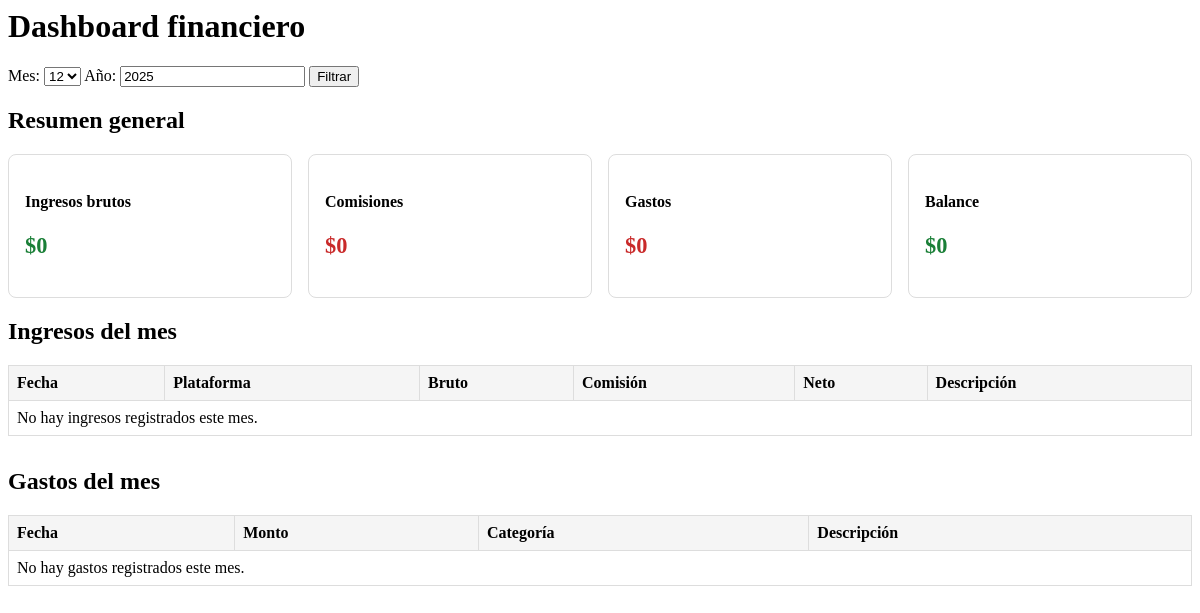
Before: / (signed in) with the older database file.
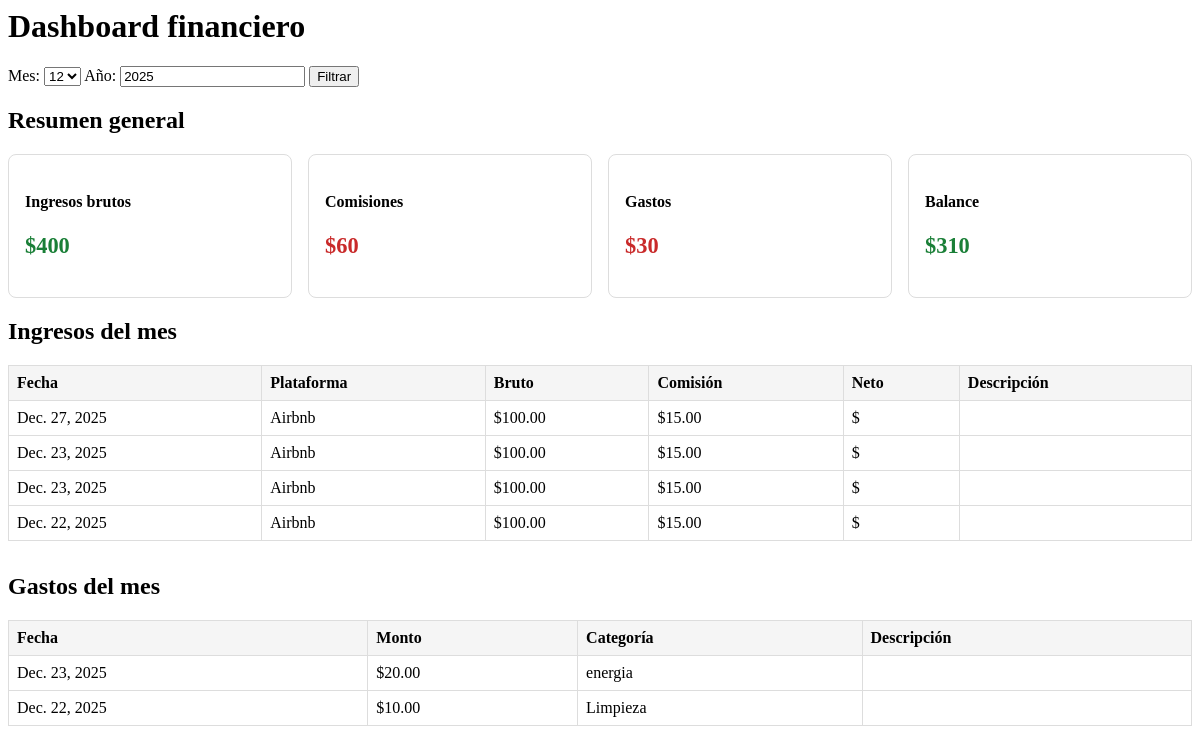
After: the same page with the newer database file.
### core/models.py (models this page shows, shortened)
class Ingreso(models.Model):
    propiedad = models.ForeignKey(Propiedad, on_delete=models.CASCADE)
    monto_bruto = models.DecimalField(max_digits=10, decimal_places=2)
    comision = models.DecimalField(max_digits=10, decimal_places=2)
    descripcion = models.CharField(max_length=255, blank=True)
    fecha = models.DateField()
    plataforma = models.CharField(max_length=50)
    creado_por = models.ForeignKey(User, on_delete=models.CASCADE)
    creado_en = models.DateTimeField(auto_now_add=True)

class Gasto(models.Model):
    propiedad = models.ForeignKey(Propiedad, on_delete=models.CASCADE)
    monto = models.DecimalField(max_digits=10, decimal_places=2)
    categoria = models.CharField(max_length=100)
    fecha = models.DateField()
    creado_por = models.ForeignKey(
        User,
        on_delete=models.CASCADE,
        related_name="gastos"
    )
    creado_en = models.DateTimeField(auto_now_add=True)

### core/views.py (the view)
# urls.py: path("", views.dashboard, name="dashboard"),
@login_required
def dashboard(request):
    hoy = date.today()
    mes = int(request.GET.get("mes", hoy.month))
    anio = int(request.GET.get("anio", hoy.year))
    meses = list(range(1, 13))
    ingresos_qs = Ingreso.objects.filter(
        fecha__month=mes,
        fecha__year=anio
    )
    gastos_qs = Gasto.objects.filter(
        fecha__month=mes,
        fecha__year=anio
    )
    total_ingresos = ingresos_qs.aggregate(
        total=Sum("monto_bruto")
    )["total"] or 0
    total_comisiones = ingresos_qs.aggregate(
        total=Sum("comision")
    )["total"] or 0
    total_gastos = gastos_qs.aggregate(
        total=Sum("monto")
    )["total"] or 0
    balance = total_ingresos - total_comisiones - total_gastos
    ingresos = ingresos_qs.order_by("-fecha")
    gastos = gastos_qs.order_by("-fecha")
    context = {
        "mes": mes,
        "anio": anio,
        "total_ingresos": total_ingresos,
        "total_comisiones": total_comisiones,
        "total_gastos": total_gastos,
        "balance": balance,
        "meses": meses,
        "ingresos": ingresos,
        "gastos": gastos,
    }
    return render(request, "core/dashboard.html", context)

### core/templates/core/dashboard.html
{% load static %}
<link rel="stylesheet" href="{% static 'core/styles.css' %}">
<h1>Dashboard financiero</h1>
<form method="get" class="filtros">
    <label>Mes:</label>
<select name="mes">
    {% for m in meses %}
        <option value="{{ m }}"
            {% if mes == m %}selected{% endif %}>
            {{ m }}
        </option>
    {% endfor %}
</select>
    <label>Año:</label>
    <input type="number" name="anio" value="{{ anio }}" min="2020">
    <button type="submit">Filtrar</button>
</form>
<section class="resumen-general">
    <h2>Resumen general</h2>
    <div class="resumen-cards">
        <div class="card">
            <h4>Ingresos brutos</h4>
            <p class="monto positivo">
                ${{ total_ingresos }}
            </p>
        </div>
        <div class="card">
            <h4>Comisiones</h4>
            <p class="monto negativo">
                ${{ total_comisiones }}
            </p>
        </div>
        <div class="card">
            <h4>Gastos</h4>
            <p class="monto negativo">
                ${{ total_gastos }}
            </p>
        </div>
        <div class="card">
            <h4>Balance</h4>
            <p class="monto {% if balance >= 0 %}positivo{% else %}negativo{% endif %}">
                ${{ balance }}
            </p>
        </div>
    </div>
</section>
<h2>Ingresos del mes</h2>
<table class="tabla">
    <thead>
        <tr>
            <th>Fecha</th>
            <th>Plataforma</th>
            <th>Bruto</th>
            <th>Comisión</th>
            <th>Neto</th>
            <th>Descripción</th>
        </tr>
    </thead>
    <tbody>
        {% for ingreso in ingresos %}
        <tr>
            <td>{{ ingreso.fecha }}</td>
            <td>{{ ingreso.plataforma }}</td>
            <td>${{ ingreso.monto_bruto }}</td>
            <td>${{ ingreso.comision }}</td>
            <td>
                ${{ ingreso.monto_bruto|floatformat:2|add:"-"|add:ingreso.comision }}
            </td>
            <td>{{ ingreso.descripcion }}</td>
        </tr>
        {% empty %}
        <tr>
            <td colspan="6">No hay ingresos registrados este mes.</td>
        </tr>
        {% endfor %}
    </tbody>
</table>
<h2>Gastos del mes</h2>
<table class="tabla">
    <thead>
        <tr>
            <th>Fecha</th>
            <th>Monto</th>
            <th>Categoría</th>
            <th>Descripción</th>
        </tr>
    </thead>
    <tbody>
        {% for gasto in gastos %}
        <tr>
            <td>{{ gasto.fecha }}</td>
            <td>${{ gasto.monto }}</td>
            <td>{{ gasto.categoria }}</td>
            <td>{{ gasto.descripcion }}</td>
        </tr>
        {% empty %}
        <tr>
            <td colspan="4">No hay gastos registrados este mes.</td>
        </tr>
        {% endfor %}
    </tbody>
</table>

Changed rows visible on the page:
added Ingreso: fecha "Dec. 27, 2025", plataforma "Airbnb", monto_bruto "100.00", comision "15.00"
added Ingreso: fecha "Dec. 23, 2025", plataforma "Airbnb", monto_bruto "100.00", comision "15.00"
added Ingreso: fecha "Dec. 23, 2025", plataforma "Airbnb", monto_bruto "100.00", comision "15.00"
added Ingreso: fecha "Dec. 22, 2025", plataforma "Airbnb", monto_bruto "100.00", comision "15.00"
added Gasto: fecha "Dec. 23, 2025", monto "20.00", categoria "energia"
added Gasto: fecha "Dec. 22, 2025", monto "10.00", categoria "Limpieza"
Other visible differences:
{{ total_ingresos }}: "0" → "400"
{{ total_comisiones }}: "0" → "60"
{{ total_gastos }}: "0" → "30"
{{ balance }}: "0" → "310"
text no longer shown: "No hay ingresos registrados este mes. No hay gastos registrados este mes."
